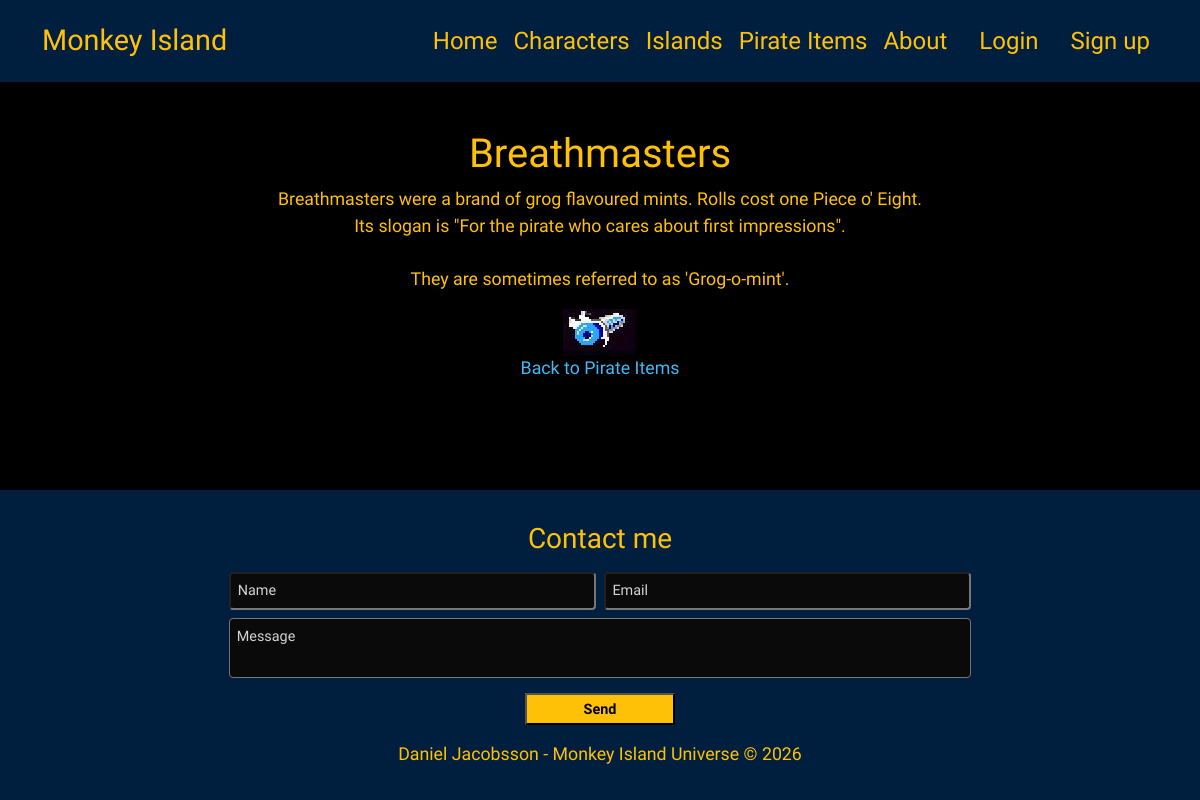
Page /pirateitems/1/ on the earlier database version.
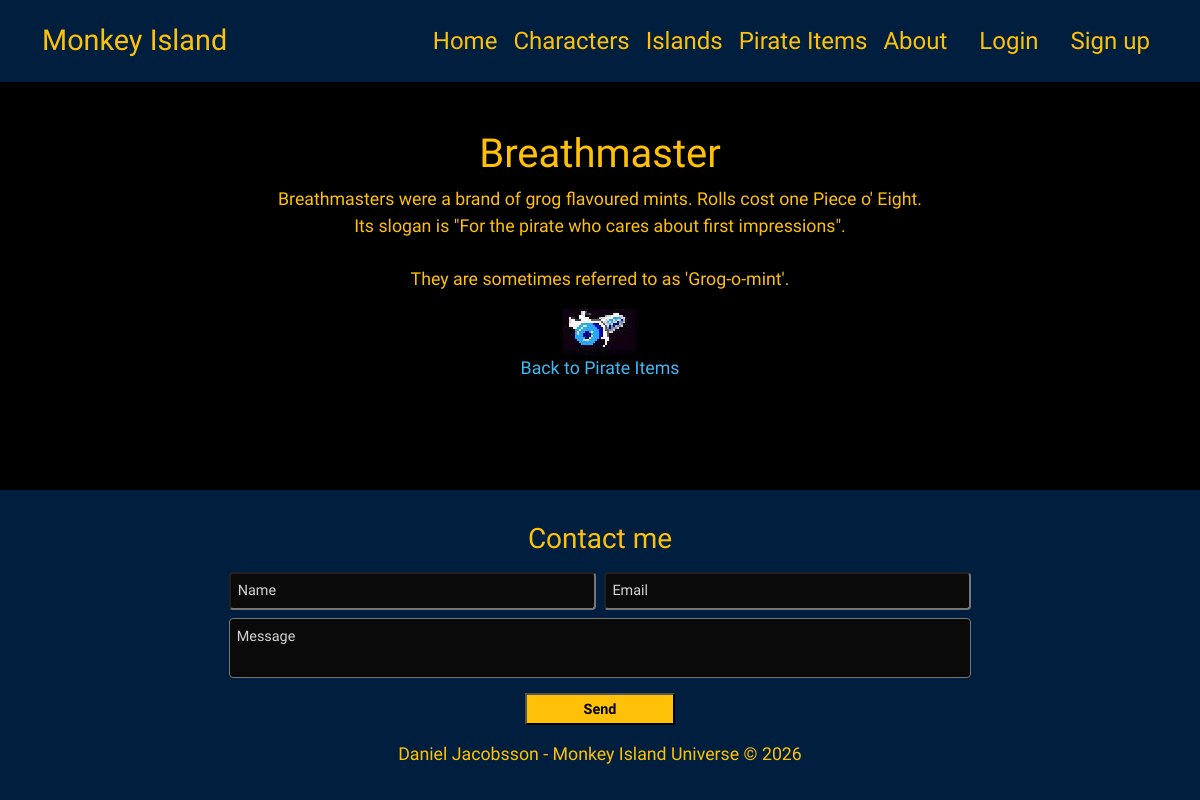
Same page on the later database version.
### mi_universe/models.py (models this page shows, shortened)
class PirateItem(models.Model):
    name = models.CharField(max_length=100)
    description = models.TextField()
    image_file = models.CharField(max_length=200, blank=True)

### mi_universe/views.py (the view)
# urls.py: path("pirateitems/<int:pk>/", views.pirateitem_detail, name="pirateitem_detail"),
def pirateitem_detail(request, pk):
    item = get_object_or_404(PirateItem, pk=pk)
    return render(request, "mi_universe/pirateitem_detail.html", {"item": item})

### mi_universe/templates/mi_universe/pirateitem_detail.html
{% extends "base.html" %}
{% load static %}
{% block content %}
<section class="container item-fixed-height">
    <div class="row">
        <div class="col-12 text-center mt-5 mi-text-700">
            <h1>{{ item.name }}</h1>
            <p>{{ item.description|linebreaksbr }}</p>
            {% if item.image_file %}
                <img src="{% static 'mi_universe/images/' %}{{ item.image_file }}"
                    alt="{{ item.name }}"
                    style="max-width: 400px; height: auto;">
            {% endif %}
            <p><a href="{% url 'pirateitem_list' %}" class="back-link">Back to Pirate Items</a></p>
        </div>
    </div>
</section>
{% endblock %}

Differences in the rows shown:
changed PirateItem: name "Breathmasters" → "Breathmaster"
